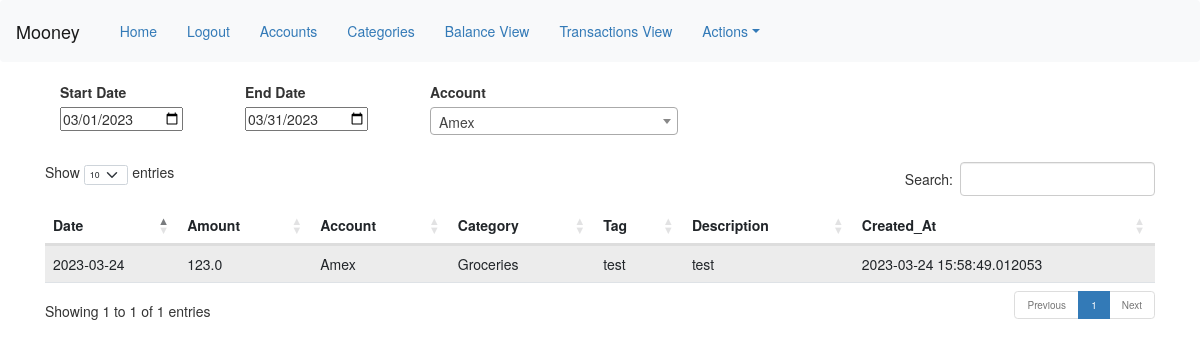
/transactions (signed in), run on an earlier commit of the app's database.
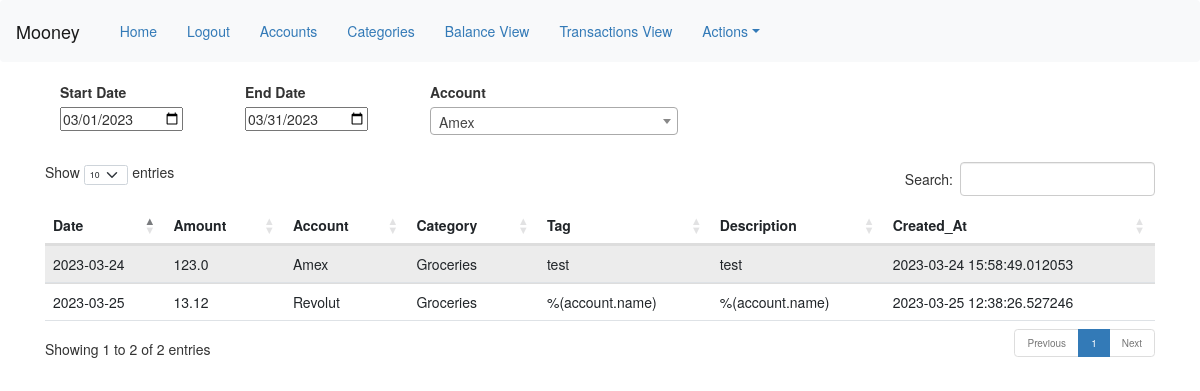
And on a later commit of the database.
### app/models.py (models this page shows, shortened)
class Transaction(db.Model):
    id            = db.Column(db.Integer, primary_key=True)
    account  = db.Column(db.Integer, db.ForeignKey('account.id'))
    category  = db.Column(db.Integer, db.ForeignKey('category.id'))
    amount = db.Column(db.Float(64), default=0.00, index=True)
    currency = db.Column(db.String(16), db.ForeignKey('account.currency'), unique=False)
    date   = db.Column(db.Date, index=True, default=datetime.today())
    created_at    = db.Column(db.DateTime, index=True, default=datetime.utcnow)
    tag  = db.Column(db.String(32), unique=False)
    description   = db.Column(db.String(255), nullable=True)

class Account(db.Model):
    id            = db.Column(db.Integer, primary_key=True)
    name  = db.Column(db.String(64), unique=True)
    type  = db.Column(db.String(32), unique=False)
    currency = db.Column(db.String(16), unique=False)
    description   = db.Column(db.String(255), nullable=True)
    created_at    = db.Column(db.DateTime, index=True, default=datetime.utcnow)
    last_modified = db.Column(db.DateTime, index=True, default=datetime.utcnow)
    start_balance = db.Column(db.Float(64), default=0.00)
    user_id       = db.Column(db.Integer, db.ForeignKey('user.id'))
    balance_archive = db.Column(db.String(), nullable=True)

class Category(db.Model):
    id            = db.Column(db.Integer, primary_key=True)
    name  = db.Column(db.String(64), unique=True)
    type  = db.Column(db.String(32), unique=False)
    description   = db.Column(db.String(255), nullable=True)
    competence = db.Column(db.String(32), unique=False, default='Monthly')
    created_at    = db.Column(db.DateTime, index=True, default=datetime.utcnow)
    last_modified = db.Column(db.DateTime, index=True, default=datetime.utcnow)
    budget = db.Column(db.Float(64), default=0.00)
    user_id       = db.Column(db.Integer, db.ForeignKey('user.id'))
    icon          = db.Column(db.String(255), nullable=True, default='mooney/app/static/icons/icon.png')
    budget_archive = db.Column(db.String(), nullable=True)

### app/routes.py (the view)
@app.route('/transactions', methods=['GET', 'POST'])
@login_required
def transactions():
    form = DateAccountForm()
    accounts = [id[0] for id in db.session.query(Account.id).filter_by(user_id=current_user.id).all()]
    if form.validate_on_submit():
        accounts = [form.account.data.id]
    transactions = db.session.query(Transaction.date, Transaction.amount, Account.name, Category.name.label('cat'), Transaction.tag, Transaction.description, Transaction.created_at).join(
        Account, Account.id == Transaction.account).join(
        Category, Category.id == Transaction.category).filter(Transaction.account.in_(accounts)).filter(
    Transaction.date.between(form.start_date.data, form.end_date.data)).order_by(Transaction.date.desc()).all()
    print(transactions)
    return render_template('transactions.html', title='Transactions', form=form, transactions=transactions)

### app/forms.py
class DateAccountForm(FlaskForm):
    start_date = DateField('Start Date', default=date.today().replace(day = 1))
    end_date = DateField('End Date', default=date.today().replace(day = calendar.monthrange(date.today().year, date.today().month)[1]))
    account = QuerySelectField(query_factory=account_choices, get_label='name')
    submit = SubmitField('Go')

### app/models.py (called while the page is built)
@login.user_loader
def load_user(id):
    return User.query.get(int(id))

def account_choices(type=False, user=current_user):
    if type:
        ac = Account.query.filter_by(user_id=current_user.id).filter_by(type=type)
    else:
        ac = Account.query.filter_by(user_id=current_user.id)
    return ac

### app/templates/transactions.html (shortened to what this page needs)
{% extends "base.html" %}
{% import 'bootstrap/wtf.html' as wtf %}
{% block app_content %}
<div>
    <form action="" method="post">
      <div class="col-md-2">
        {{ form.start_date.label }}
        {{ form.start_date(size=32) }}
      </div>
      <div class="col-md-2">
        {{ form.end_date.label }}
        {{ form.end_date(size=32, onchange="submit()") }}
      </div>
      <div class="col-md-3">
        {{ form.account.label }}<br>
        {{ form.account(class_="select2", style="width: 100%",onchange="submit()") }}<br>
      </div>
    </form>
    <br>
    <br>
  </div>
  <div>
    <br>
    <br>
    <table id="data" class="table table-striped">
        <thead>
            <tr>
                <th>Date</th>
                <th>Amount</th>
                <th>Account</th>
                <th>Category</th>
                <th>Tag</th>
                <th>Description</th>
                <th>Created_At</th>
            </tr>
        </thead>
        <tbody>
        {% for trx in transactions %}
            <tr>
            <td>{{ trx.date }}</td>
            <td>{{ trx.amount }}</td>
            <td>{{ trx.name }}</td>
            <td>{{ trx.cat }}</td>
            <td>{{ trx.tag }}</td>
            <td>{{ trx.description }}</td>
            <td>{{ trx.created_at }}</td>
            </tr>
        {% endfor %}
        </tbody>
    </table>
  </div>
{% endblock %}

### app/templates/base.html (shortened to what this page needs)
<!DOCTYPE html>
<html lang="en">
<head>
  <link href="https://cdn.jsdelivr.net/npm/bootstrap@5.2.3/dist/css/bootstrap.min.css" rel="stylesheet">
  <link rel="stylesheet" type="text/css" href="https://cdn.datatables.net/1.10.25/css/dataTables.bootstrap5.css">
</head>
{% extends 'bootstrap/base.html' %}
{% block navbar %}
<nav class="navbar navbar-expand-lg navbar-light bg-light">
    <a class="navbar-brand">Mooney</a>
    <ul class="nav navbar-nav">
      <li class="active"><a href="{{ url_for('index') }}">Home</a></li>
      {% if current_user.is_anonymous %}
        <li><a href="{{ url_for('login') }}">Login</a></li>
      {% else %}
        <li><a href="{{ url_for('logout') }}">Logout</a></li>
      {% endif %}
      <li><a href="{{ url_for('accounts') }}">Accounts</a></li>
      <li><a href="{{ url_for('categories') }}">Categories</a></li>
      <li><a href="{{ url_for('balance_view') }}">Balance View</a></li>
      <li><a href="{{ url_for('transactions') }}">Transactions View</a></li>
      <li class="dropdown"><a class="dropdown-toggle"  data-bs-toggle='dropdown'>Actions</a>
      </li>
    </ul>
</nav>
  {% endblock %}
  {% block content %}
    <div class="container">
      <link href="https://cdnjs.cloudflare.com/ajax/libs/select2/4.0.13/css/select2.min.css" rel="stylesheet" />
      {% block app_content %}{% endblock %}
    </div>
  {% endblock %}

What changed in the data, as far as the page shows it:
added Transaction: date "2023-03-25", amount "13.12", name "Revolut", cat "Groceries", tag "%(account.name)", description "%(account.name)", created_at "2023-03-25 12:38:26.527246"
Also different on the page:
text written by a page script: "Show entries Search: Showing 1 to 1 of 1 entries Previous 1 Next" → "Show entries Search: Showing 1 to 2 of 2 entries Previous 1 Next"
